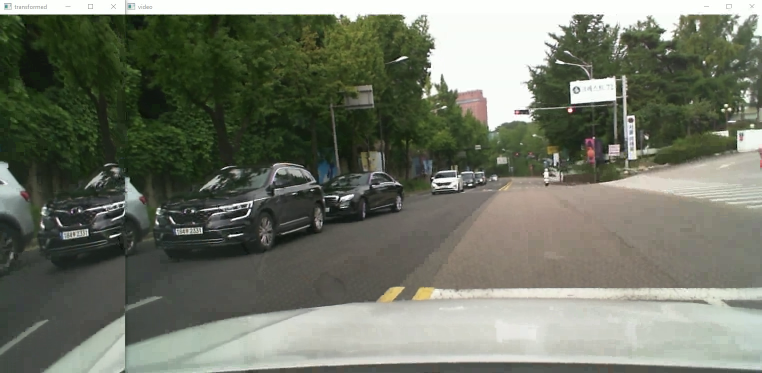
#> input picture frame 21 of img/video2.mkv, 1524 x 746 px, given in place of driver_1.mp4, which was not available (shown at 1/2 size)
$ python semifinal.py
#> lines starting #> are read from the running program, lines starting #| are printed output that depends on the picture; pictures that were not available may be replaced by others from this repository, and a replacement may not be noted
import cv2
import numpy as np
import keyboard

def perspective_transform(img, pts, title):

    pts1 = np.float32([pts[0], pts[1], pts[3], pts[2]])

    w1 = abs(pts[3][0] - pts[2][0])
    w2 = abs(pts[1][0] - pts[0][0])
    h1 = abs(pts[1][1] - pts[3][1])
    h2 = abs(pts[0][1] - pts[2][1])
    width = max([int(w1), int(w2)])
    height = max([int(h1), int(h2)])

    pts2 = np.float32([[0, 0], [width , 0], [width , height], [0, height]])

    mtrx = cv2.getPerspectiveTransform(pts1, pts2)

    result = cv2.warpPerspective(img, mtrx, (width, height))
    cv2.imshow(title, result)

def move(dir):
    if keyboard.is_pressed("d") :
        if dir==right:
            dir[1][1] = dir[1][1] - 10
            dir[3][1] = dir[3][1] + 10
        elif dir==left:
            dir[0][1] = dir[0][1] + 10
            dir[2][1] = dir[2][1] - 10
        print('d')
    elif keyboard.is_pressed("w"):
        for i in range (0,4):
            dir[i][1]=dir[i][1] + 10
        print('w')
    elif keyboard.is_pressed("a"):
        if dir==right:
            dir[1][1] = dir[1][1] + 10
            dir[3][1] = dir[3][1] - 10
        elif dir==left:
            dir[0][1] = dir[0][1] - 10
            dir[2][1] = dir[2][1] + 10
        print('a')
    elif keyboard.is_pressed("x"):
        for i in range (0,4):
            dir[i][1]=dir[i][1] - 10
        print('x')

def getsize(capture1, capture2):
    re_D, img_D = capture1.read()
#> img_D is the input picture: shape (746, 1524, 3); mean B, G, R 102.5, 116.7, 111.9
    re_B, img_B = capture2.read()

    img_D = cv2.resize(img_D, (1280, 720))
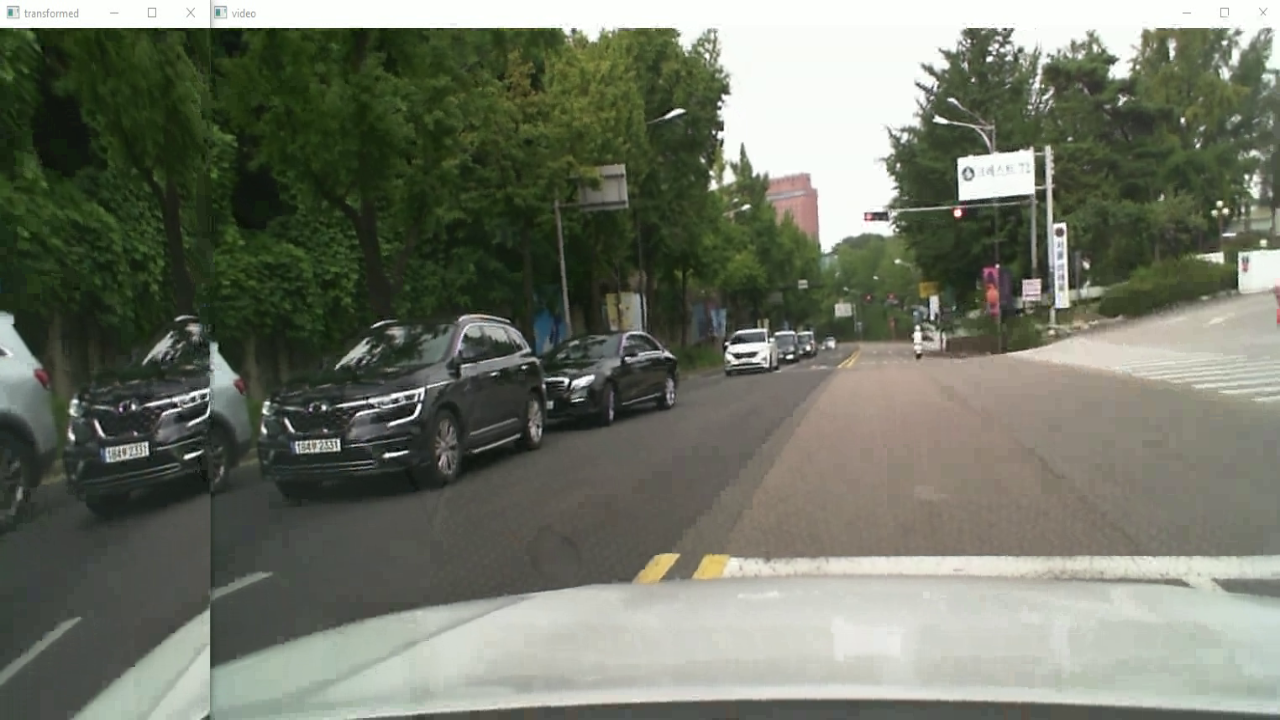
#> img_D: shape (720, 1280, 3); mean B, G, R 102.4, 116.6, 111.8
    img_B = cv2.resize(img_B, (1280, 720))
    cv2.imshow("image", img_D)

    for i in range (0,3):
        while True:
            perspective_transform(img_B, left, "tl")
            perspective_transform(img_B, right, "tr")

            move(dir[i])
            if cv2.waitKey() == ord('q'):
                break
#> this loop made 3 passes
#> pass 1, in perspective_transform, `result = cv2.warpPerspective(img, mtrx, (width, height))`:
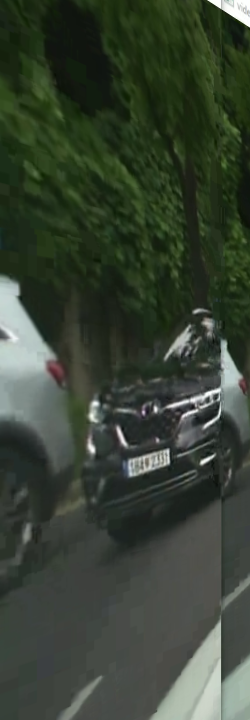
#> result: shape (720, 250, 3); mean B, G, R 52.1, 66.4, 56.3
#> pass 1, in perspective_transform (call 2), `result = cv2.warpPerspective(img, mtrx, (width, height))`:
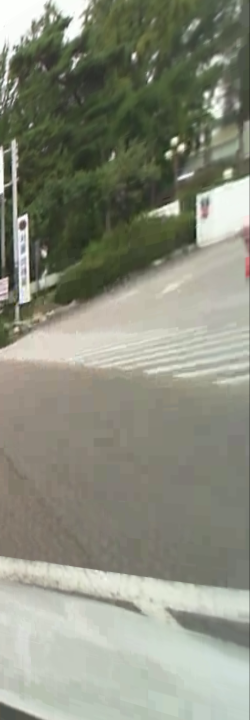
#> result: shape (720, 250, 3); mean B, G, R 125.6, 140.8, 138
    cv2.destroyAllWindows()
    flag = 1
    return flag

flag=0
right=[[1030,0],[1280,120],[1030,720],[1280,650]]
left=[[0,120],[250,0],[0,620],[250,720]]
nom=[[0,0],[0,0],[0,0],[0,0]]
dir=[left,nom,right]

cap_builtin = cv2.VideoCapture("./builtin_1.mp4")
cap_driver = cv2.VideoCapture("./driver_1.mp4")

flag = getsize(cap_driver,cap_builtin)

while cap_driver.isOpened() and cap_driver.isOpened() and flag==1 :
    ret, frame = cap_driver.read()
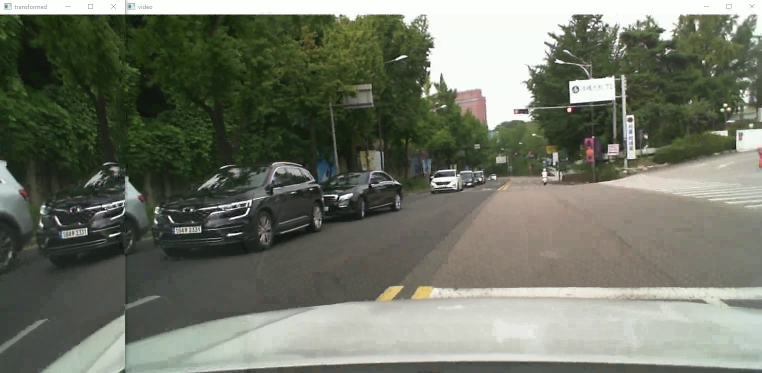
#> input picture frame 22 of img/video2.mkv, 1524 x 746 px, given in place of driver_1.mp4, which was not available (shown at 1/2 size)
#> frame is the input picture: shape (746, 1524, 3); mean B, G, R 102.7, 116.6, 112
    ret1,frame1= cap_builtin.read()

    cv2.imshow("video", frame)

    perspective_transform(frame1, dir[0],"tl")
#> in perspective_transform (call 19), `result = cv2.warpPerspective(img, mtrx, (width, height))`:
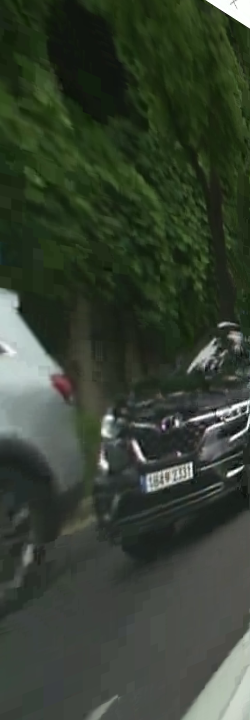
#> result: shape (720, 250, 3); mean B, G, R 50.4, 64.5, 54.7
    perspective_transform(frame1, dir[2],"tr")
#> in perspective_transform (call 20), `result = cv2.warpPerspective(img, mtrx, (width, height))`:
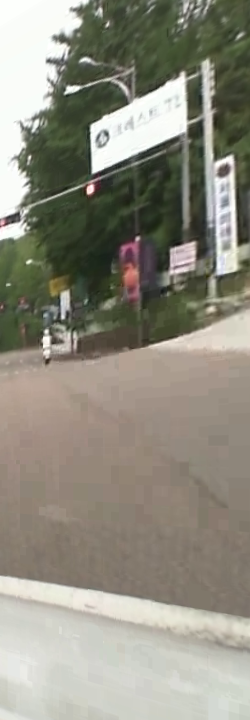
#> result: shape (720, 250, 3); mean B, G, R 127.6, 140.5, 142.9

    if cv2.waitKey(1) & 0xFF == ord('q'):
#> (key q is pressed here)
        break

cap_builtin.release()
cap_driver.release()
cv2.destroyAllWindows()

$ run again, starting later in the video
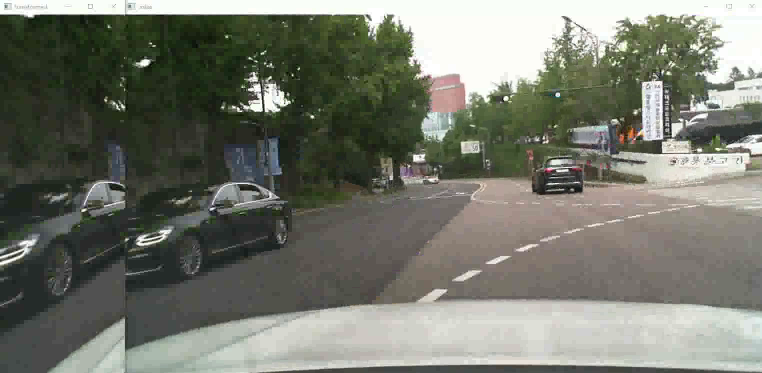
#> input picture frame 95 of img/video2.mkv, 1524 x 746 px, given in place of driver_1.mp4, which was not available (shown at 1/2 size)
#> in getsize, img_D is the input picture: shape (746, 1524, 3); mean B, G, R 108.8, 119.8, 117.1
#> img_D: shape (720, 1280, 3)
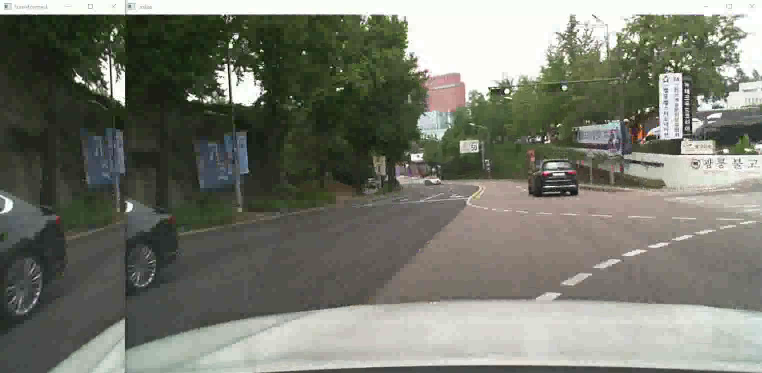
#> input picture frame 96 of img/video2.mkv, 1524 x 746 px, given in place of driver_1.mp4, which was not available (shown at 1/2 size)
#> frame is the input picture: shape (746, 1524, 3); mean B, G, R 109.6, 120.7, 118.5
#> in perspective_transform (call 20), `result = cv2.warpPerspective(img, mtrx, (width, height))`:
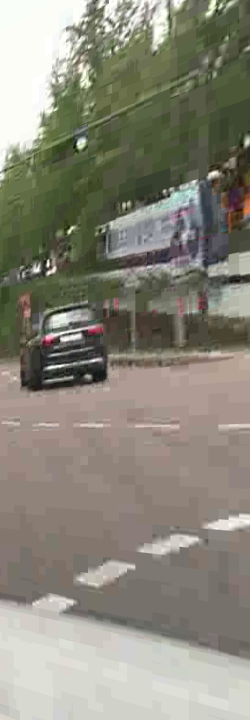
#> result: shape (720, 250, 3); mean B, G, R 122.2, 135.2, 137.8

$ run again, starting later in the video
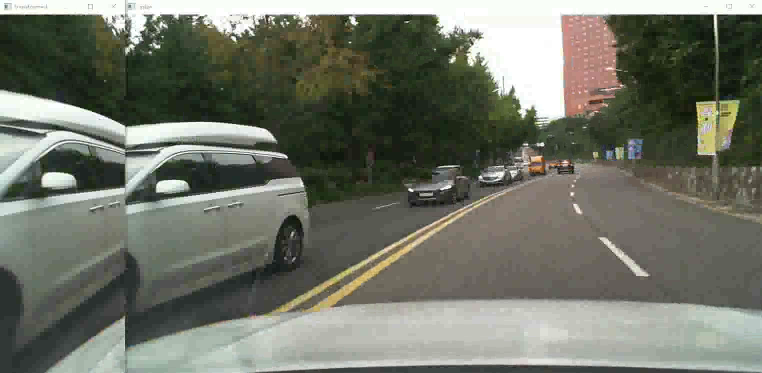
#> input picture frame 170 of img/video2.mkv, 1524 x 746 px, given in place of driver_1.mp4, which was not available (shown at 1/2 size)
#> in getsize, img_D is the input picture: shape (746, 1524, 3); mean B, G, R 103.7, 115.8, 112.3
#> img_D: shape (720, 1280, 3)
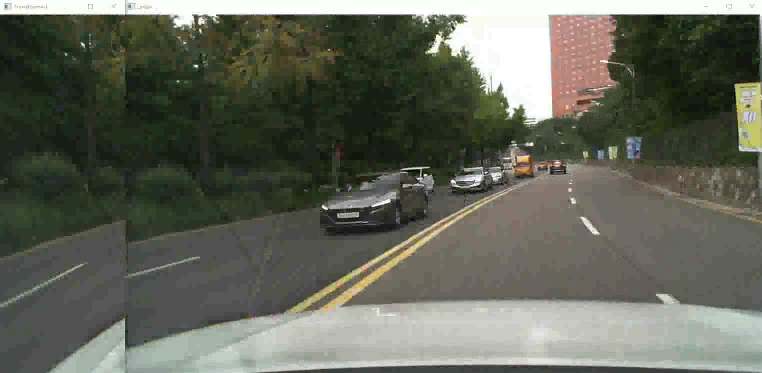
#> input picture frame 171 of img/video2.mkv, 1524 x 746 px, given in place of driver_1.mp4, which was not available (shown at 1/2 size)
#> frame is the input picture: shape (746, 1524, 3); mean B, G, R 89.4, 101.6, 98.5
#> in perspective_transform (call 20), `result = cv2.warpPerspective(img, mtrx, (width, height))`:
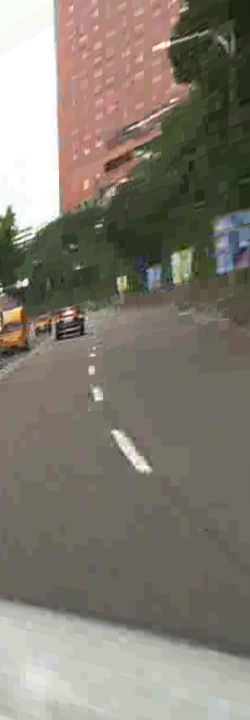
#> result: shape (720, 250, 3); mean B, G, R 113.6, 124, 130.4
